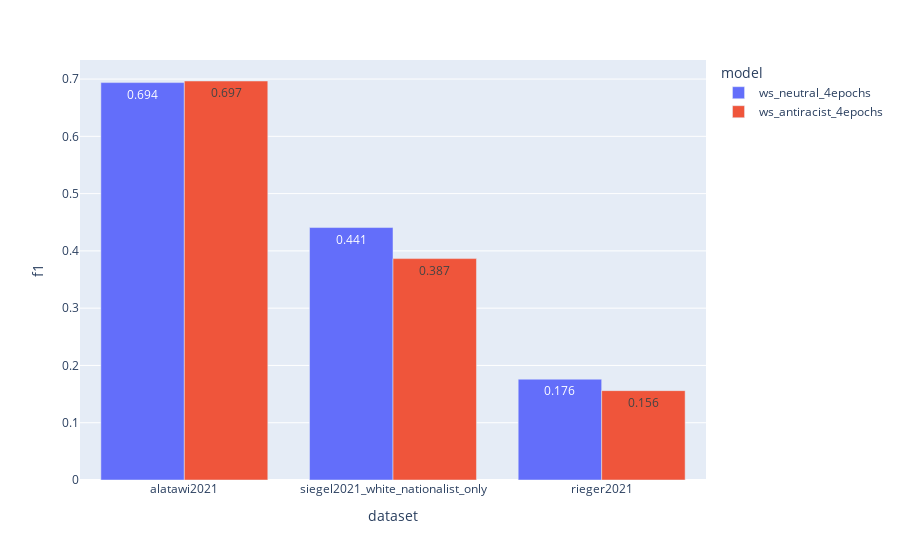

This figure's notebook cell:
### Code cell
# Plot graphs for specific datasets
datasets = ['alatawi2021', 'siegel2021_white_nationalist_only', 'rieger2021']
selected = results[results.dataset.isin(datasets)]
metric = dataset_metrics.get(dataset, 'f1')
px.bar(selected, x='dataset', y=metric, color='model', barmode='group', text=selected[metric].round(3)).show()

### Figure 1 — Plotly figure (JSON) as saved in the notebook; plotly's stock layout.template omitted (floating-point values rounded to 4 significant figures)
{"data": [{"alignmentgroup": "True", "hovertemplate": "model=ws_neutral_4epochs<br>dataset=%{x}<br>f1=%{y}<br>text=%{text}<extra></extra>", "legendgroup": "ws_neutral_4epochs", "marker": {"color": "#636efa", "pattern": {"shape": ""}}, "name": "ws_neutral_4epochs", "offsetgroup": "ws_neutral_4epochs", "orientation": "v", "showlegend": true, "text": [0.694, 0.441, 0.176], "textposition": "auto", "type": "bar", "x": ["alatawi2021", "siegel2021_white_nationalist_only", "rieger2021"], "xaxis": "x", "y": [0.6938, 0.4407, 0.176], "yaxis": "y"}, {"alignmentgroup": "True", "hovertemplate": "model=ws_antiracist_4epochs<br>dataset=%{x}<br>f1=%{y}<br>text=%{text}<extra></extra>", "legendgroup": "ws_antiracist_4epochs", "marker": {"color": "#EF553B", "pattern": {"shape": ""}}, "name": "ws_antiracist_4epochs", "offsetgroup": "ws_antiracist_4epochs", "orientation": "v", "showlegend": true, "text": [0.697, 0.387, 0.156], "textposition": "auto", "type": "bar", "x": ["alatawi2021", "siegel2021_white_nationalist_only", "rieger2021"], "xaxis": "x", "y": [0.6966, 0.3866, 0.156], "yaxis": "y"}], "layout": {"autosize": true, "barmode": "group", "legend": {"title": {"text": "model"}, "tracegroupgap": 0}, "margin": {"t": 60}, "xaxis": {"anchor": "y", "autorange": true, "domain": [0, 1], "range": [-0.5, 2.5], "title": {"text": "dataset"}, "type": "category"}, "yaxis": {"anchor": "x", "autorange": true, "domain": [0, 1], "range": [0, 0.7333], "title": {"text": "f1"}, "type": "linear"}}}
